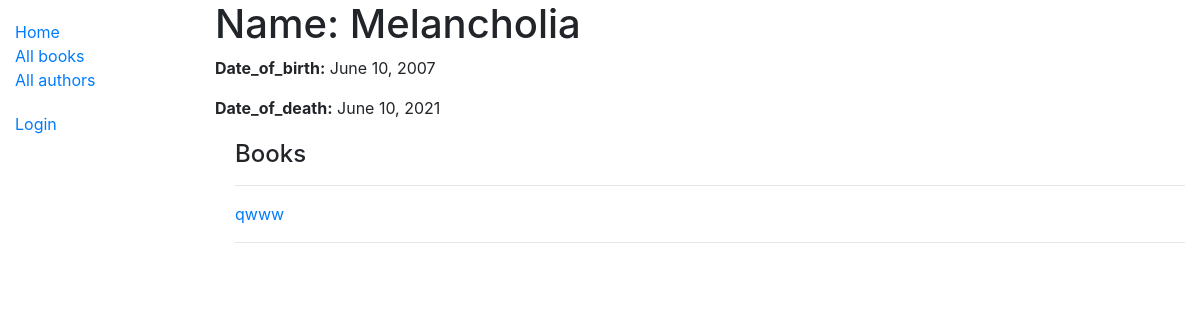
The app's page /catalog/author/3/ with its own data.
### catalog/models.py (models this page shows, shortened)
class Author(models.Model):
    first_name = models.CharField(max_length=100)
    last_name = models.CharField(max_length=100)
    date_of_birth = models.DateField(null=True, blank=True)
    date_of_death = models.DateField(null=True, blank=True)
    class Meta:
        ordering = ['-id']

class Book(models.Model):
    title = models.CharField(max_length=200)
    author = models.ForeignKey('Author', on_delete=models.SET_NULL, null=True, related_name='books')
    summary = models.TextField(max_length=1000, help_text="Enter a brief description of the book")
    isbn = models.CharField('ISBN', max_length=13, help_text='13 Character <a href="https://www.isbn-international.org/content/what-isbn">ISBN number</a>')
    genre = models.ManyToManyField(Genre, help_text="Select a genre for this book")
    language = models.ForeignKey('Language', on_delete=models.SET_NULL, null=True)
    def get_absolute_url(self):
        return reverse('book-detail', args=[self.id])
    def display_genre(self):
        return ', '.join([genre.name for genre in self.genre.all()[:3]])
    display_genre.short_description = 'Genre'
    class Meta:
        ordering = ['-id']

### catalog/views.py (the view)
# urls.py: path('author/<int:pk>/', views.AuthorDetailView.as_view(), name='author-detail'),
class AuthorDetailView(generic.DetailView):
    model = Author

### catalog/templates/catalog/author_detail.html (shortened to what this page needs)
{% extends "base_generic.html" %}
{% block content %}
  <h1>Name: {{ author.first_name }} {{ last_name }}</h1>
  {% if author.date_of_birth %}
  <p><strong>Date_of_birth:</strong> {{ author.date_of_birth }}</p>
  {% endif %}
  {% if author.date_of_death %}
  <p><strong>Date_of_death:</strong> {{ author.date_of_death }}</p>
  {% endif %}
  <div style="margin-left:20px;margin-top:20px">
    <h4>Books</h4>
    <hr>
    {% for book in author.books.all %}
    <p><a href="{{ book.get_absolute_url }}">{{ book.title }}</a></p>
    {% endfor %}
    <hr>
  </div>
{% endblock %}

### records on screen
Author: first_name "Melancholia", date_of_birth "June 10, 2007", date_of_death "June 10, 2021"
Book: title "qwww"
